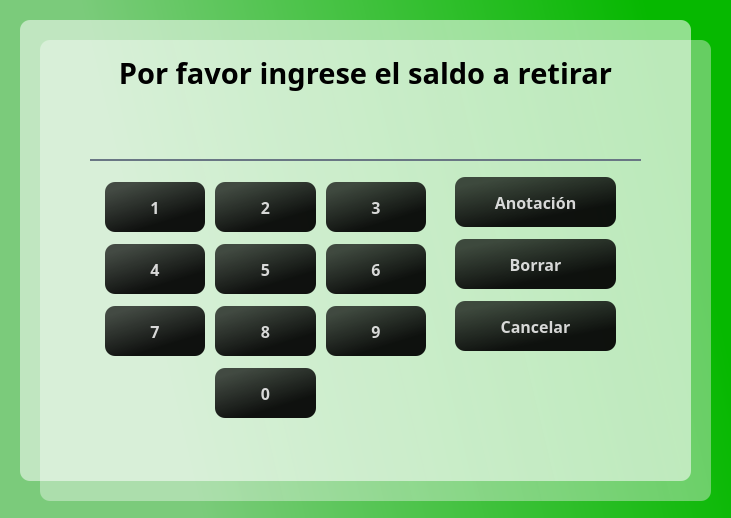
<?xml version="1.0" encoding="UTF-8"?>
<ui version="4.0">
 <class>Dialog</class>
 <widget class="QDialog" name="Dialog">
  <property name="geometry">
   <rect>
    <x>0</x>
    <y>0</y>
    <width>731</width>
    <height>518</height>
   </rect>
  </property>
  <property name="windowTitle">
   <string>Dialog</string>
  </property>
  <property name="modal">
   <bool>true</bool>
  </property>
  <widget class="QWidget" name="gridLayoutWidget">
   <property name="geometry">
    <rect>
     <x>100</x>
     <y>170</y>
     <width>331</width>
     <height>261</height>
    </rect>
   </property>
   <layout class="QGridLayout" name="gridLayout">
    <property name="leftMargin">
     <number>5</number>
    </property>
    <property name="topMargin">
     <number>0</number>
    </property>
    <property name="rightMargin">
     <number>5</number>
    </property>
    <property name="bottomMargin">
     <number>0</number>
    </property>
    <property name="horizontalSpacing">
     <number>10</number>
    </property>
    <property name="verticalSpacing">
     <number>0</number>
    </property>
    <item row="0" column="2">
     <widget class="QPushButton" name="btn3">
      <property name="maximumSize">
       <size>
        <width>200</width>
        <height>50</height>
       </size>
      </property>
      <property name="font">
       <font>
        <family>Candara</family>
        <pointsize>12</pointsize>
        <weight>75</weight>
        <bold>true</bold>
       </font>
      </property>
      <property name="styleSheet">
       <string notr="true">QPushButton#btn3{
	background-color: qlineargradient(spread:pad, x1:0.015, y1:0.00568182, x2:0.626, y2:1, stop:0.144279 rgba(0, 0, 0, 176), stop:0.835821 rgba(0, 0, 0, 237));
	
	color: rgba(255, 255, 255, 210);
	border-radius: 10px;
}

QPushButton#btn3:hover{
	background-color: qlineargradient(spread:pad, x1:1, y1:0.363, x2:0, y2:0.528864, stop:0.0696517 rgba(8, 220, 0, 255), stop:0.810945 rgba(136, 224, 136, 255));
}

QPushButton#btn3:pressed{
	padding-left: 5px;
	padding-top: 5px;
	background-color: rgba(105, 118, 132, 200);
}</string>
      </property>
      <property name="text">
       <string>3</string>
      </property>
     </widget>
    </item>
    <item row="4" column="2">
     <widget class="QPushButton" name="btn9">
      <property name="maximumSize">
       <size>
        <width>200</width>
        <height>50</height>
       </size>
      </property>
      <property name="font">
       <font>
        <family>Candara</family>
        <pointsize>12</pointsize>
        <weight>75</weight>
        <bold>true</bold>
       </font>
      </property>
      <property name="styleSheet">
       <string notr="true">QPushButton#btn9{
	background-color: qlineargradient(spread:pad, x1:0.015, y1:0.00568182, x2:0.626, y2:1, stop:0.144279 rgba(0, 0, 0, 176), stop:0.835821 rgba(0, 0, 0, 237));
	
	color: rgba(255, 255, 255, 210);
	border-radius: 10px;
}

QPushButton#btn9:hover{
	background-color: qlineargradient(spread:pad, x1:1, y1:0.363, x2:0, y2:0.528864, stop:0.0696517 rgba(8, 220, 0, 255), stop:0.810945 rgba(136, 224, 136, 255));
}

QPushButton#btn9:pressed{
	padding-left: 5px;
	padding-top: 5px;
	background-color: rgba(105, 118, 132, 200);
}</string>
      </property>
      <property name="text">
       <string>9</string>
      </property>
     </widget>
    </item>
    <item row="4" column="1">
     <widget class="QPushButton" name="btn8">
      <property name="maximumSize">
       <size>
        <width>200</width>
        <height>50</height>
       </size>
      </property>
      <property name="font">
       <font>
        <family>Candara</family>
        <pointsize>12</pointsize>
        <weight>75</weight>
        <bold>true</bold>
       </font>
      </property>
      <property name="styleSheet">
       <string notr="true">QPushButton#btn8{
	background-color: qlineargradient(spread:pad, x1:0.015, y1:0.00568182, x2:0.626, y2:1, stop:0.144279 rgba(0, 0, 0, 176), stop:0.835821 rgba(0, 0, 0, 237));
	
	color: rgba(255, 255, 255, 210);
	border-radius: 10px;
}

QPushButton#btn8:hover{
	background-color: qlineargradient(spread:pad, x1:1, y1:0.363, x2:0, y2:0.528864, stop:0.0696517 rgba(8, 220, 0, 255), stop:0.810945 rgba(136, 224, 136, 255));
}

QPushButton#btn8:pressed{
	padding-left: 5px;
	padding-top: 5px;
	background-color: rgba(105, 118, 132, 200);
}</string>
      </property>
      <property name="text">
       <string>8</string>
      </property>
     </widget>
    </item>
    <item row="0" column="0">
     <widget class="QPushButton" name="btn1">
      <property name="maximumSize">
       <size>
        <width>200</width>
        <height>50</height>
       </size>
      </property>
      <property name="font">
       <font>
        <family>Candara</family>
        <pointsize>12</pointsize>
        <weight>75</weight>
        <bold>true</bold>
       </font>
      </property>
      <property name="styleSheet">
       <string notr="true">QPushButton#btn1{
	background-color: qlineargradient(spread:pad, x1:0.015, y1:0.00568182, x2:0.626, y2:1, stop:0.144279 rgba(0, 0, 0, 176), stop:0.835821 rgba(0, 0, 0, 237));
	
	color: rgba(255, 255, 255, 210);
	border-radius: 10px;
}

QPushButton#btn1:hover{
	background-color: qlineargradient(spread:pad, x1:1, y1:0.363, x2:0, y2:0.528864, stop:0.0696517 rgba(8, 220, 0, 255), stop:0.810945 rgba(136, 224, 136, 255));
}

QPushButton#btn1:pressed{
	padding-left: 5px;
	padding-top: 5px;
	background-color: rgba(105, 118, 132, 200);
}</string>
      </property>
      <property name="text">
       <string>1</string>
      </property>
     </widget>
    </item>
    <item row="4" column="0">
     <widget class="QPushButton" name="btn7">
      <property name="maximumSize">
       <size>
        <width>200</width>
        <height>50</height>
       </size>
      </property>
      <property name="font">
       <font>
        <family>Candara</family>
        <pointsize>12</pointsize>
        <weight>75</weight>
        <bold>true</bold>
       </font>
      </property>
      <property name="styleSheet">
       <string notr="true">QPushButton#btn7{
	background-color: qlineargradient(spread:pad, x1:0.015, y1:0.00568182, x2:0.626, y2:1, stop:0.144279 rgba(0, 0, 0, 176), stop:0.835821 rgba(0, 0, 0, 237));
	
	color: rgba(255, 255, 255, 210);
	border-radius: 10px;
}

QPushButton#btn7:hover{
	background-color: qlineargradient(spread:pad, x1:1, y1:0.363, x2:0, y2:0.528864, stop:0.0696517 rgba(8, 220, 0, 255), stop:0.810945 rgba(136, 224, 136, 255));
}

QPushButton#btn7:pressed{
	padding-left: 5px;
	padding-top: 5px;
	background-color: rgba(105, 118, 132, 200);
}</string>
      </property>
      <property name="text">
       <string>7</string>
      </property>
     </widget>
    </item>
    <item row="0" column="1">
     <widget class="QPushButton" name="btn2">
      <property name="maximumSize">
       <size>
        <width>200</width>
        <height>50</height>
       </size>
      </property>
      <property name="font">
       <font>
        <family>Candara</family>
        <pointsize>12</pointsize>
        <weight>75</weight>
        <bold>true</bold>
       </font>
      </property>
      <property name="styleSheet">
       <string notr="true">QPushButton#btn2{
	background-color: qlineargradient(spread:pad, x1:0.015, y1:0.00568182, x2:0.626, y2:1, stop:0.144279 rgba(0, 0, 0, 176), stop:0.835821 rgba(0, 0, 0, 237));
	
	color: rgba(255, 255, 255, 210);
	border-radius: 10px;
}

QPushButton#btn2:hover{
	background-color: qlineargradient(spread:pad, x1:1, y1:0.363, x2:0, y2:0.528864, stop:0.0696517 rgba(8, 220, 0, 255), stop:0.810945 rgba(136, 224, 136, 255));
}

QPushButton#btn2:pressed{
	padding-left: 5px;
	padding-top: 5px;
	background-color: rgba(105, 118, 132, 200);
}</string>
      </property>
      <property name="text">
       <string>2</string>
      </property>
     </widget>
    </item>
    <item row="3" column="1">
     <widget class="QPushButton" name="btn5">
      <property name="maximumSize">
       <size>
        <width>200</width>
        <height>50</height>
       </size>
      </property>
      <property name="font">
       <font>
        <family>Candara</family>
        <pointsize>12</pointsize>
        <weight>75</weight>
        <bold>true</bold>
       </font>
      </property>
      <property name="styleSheet">
       <string notr="true">QPushButton#btn5{
	background-color: qlineargradient(spread:pad, x1:0.015, y1:0.00568182, x2:0.626, y2:1, stop:0.144279 rgba(0, 0, 0, 176), stop:0.835821 rgba(0, 0, 0, 237));
	
	color: rgba(255, 255, 255, 210);
	border-radius: 10px;
}

QPushButton#btn5:hover{
	background-color: qlineargradient(spread:pad, x1:1, y1:0.363, x2:0, y2:0.528864, stop:0.0696517 rgba(8, 220, 0, 255), stop:0.810945 rgba(136, 224, 136, 255));
}

QPushButton#btn5:pressed{
	padding-left: 5px;
	padding-top: 5px;
	background-color: rgba(105, 118, 132, 200);
}</string>
      </property>
      <property name="text">
       <string>5</string>
      </property>
     </widget>
    </item>
    <item row="5" column="1">
     <widget class="QPushButton" name="btn0">
      <property name="maximumSize">
       <size>
        <width>200</width>
        <height>50</height>
       </size>
      </property>
      <property name="font">
       <font>
        <family>Candara</family>
        <pointsize>12</pointsize>
        <weight>75</weight>
        <bold>true</bold>
       </font>
      </property>
      <property name="styleSheet">
       <string notr="true">QPushButton#btn0{
	background-color: qlineargradient(spread:pad, x1:0.015, y1:0.00568182, x2:0.626, y2:1, stop:0.144279 rgba(0, 0, 0, 176), stop:0.835821 rgba(0, 0, 0, 237));
	
	color: rgba(255, 255, 255, 210);
	border-radius: 10px;
}

QPushButton#btn0:hover{
	background-color: qlineargradient(spread:pad, x1:1, y1:0.363, x2:0, y2:0.528864, stop:0.0696517 rgba(8, 220, 0, 255), stop:0.810945 rgba(136, 224, 136, 255));
}

QPushButton#btn0:pressed{
	padding-left: 5px;
	padding-top: 5px;
	background-color: rgba(105, 118, 132, 200);
}</string>
      </property>
      <property name="text">
       <string>0</string>
      </property>
     </widget>
    </item>
    <item row="3" column="2">
     <widget class="QPushButton" name="btn6">
      <property name="maximumSize">
       <size>
        <width>200</width>
        <height>50</height>
       </size>
      </property>
      <property name="font">
       <font>
        <family>Candara</family>
        <pointsize>12</pointsize>
        <weight>75</weight>
        <bold>true</bold>
       </font>
      </property>
      <property name="styleSheet">
       <string notr="true">QPushButton#btn6{
	background-color: qlineargradient(spread:pad, x1:0.015, y1:0.00568182, x2:0.626, y2:1, stop:0.144279 rgba(0, 0, 0, 176), stop:0.835821 rgba(0, 0, 0, 237));
	
	color: rgba(255, 255, 255, 210);
	border-radius: 10px;
}

QPushButton#btn6:hover{
	background-color: qlineargradient(spread:pad, x1:1, y1:0.363, x2:0, y2:0.528864, stop:0.0696517 rgba(8, 220, 0, 255), stop:0.810945 rgba(136, 224, 136, 255));
}

QPushButton#btn6:pressed{
	padding-left: 5px;
	padding-top: 5px;
	background-color: rgba(105, 118, 132, 200);
}</string>
      </property>
      <property name="text">
       <string>6</string>
      </property>
     </widget>
    </item>
    <item row="3" column="0">
     <widget class="QPushButton" name="btn4">
      <property name="maximumSize">
       <size>
        <width>200</width>
        <height>50</height>
       </size>
      </property>
      <property name="font">
       <font>
        <family>Candara</family>
        <pointsize>12</pointsize>
        <weight>75</weight>
        <bold>true</bold>
       </font>
      </property>
      <property name="styleSheet">
       <string notr="true">QPushButton#btn4{
	background-color: qlineargradient(spread:pad, x1:0.015, y1:0.00568182, x2:0.626, y2:1, stop:0.144279 rgba(0, 0, 0, 176), stop:0.835821 rgba(0, 0, 0, 237));
	
	color: rgba(255, 255, 255, 210);
	border-radius: 10px;
}

QPushButton#btn4:hover{
	background-color: qlineargradient(spread:pad, x1:1, y1:0.363, x2:0, y2:0.528864, stop:0.0696517 rgba(8, 220, 0, 255), stop:0.810945 rgba(136, 224, 136, 255));
}

QPushButton#btn4:pressed{
	padding-left: 5px;
	padding-top: 5px;
	background-color: rgba(105, 118, 132, 200);
}</string>
      </property>
      <property name="text">
       <string>4</string>
      </property>
     </widget>
    </item>
   </layout>
  </widget>
  <widget class="QLineEdit" name="txtMonto">
   <property name="geometry">
    <rect>
     <x>90</x>
     <y>120</y>
     <width>551</width>
     <height>41</height>
    </rect>
   </property>
   <property name="font">
    <font>
     <family>Candara</family>
     <pointsize>18</pointsize>
     <weight>75</weight>
     <bold>true</bold>
    </font>
   </property>
   <property name="styleSheet">
    <string notr="true">background-color: rgba(0, 0, 0, 0);
border: none;
border-bottom: 2px solid rgba(105, 118, 132, 255);
color: rgb(0, 0, 0);
padding-bottom: 7px;</string>
   </property>
   <property name="text">
    <string/>
   </property>
   <property name="alignment">
    <set>Qt::AlignCenter</set>
   </property>
  </widget>
  <widget class="QWidget" name="layoutWidget">
   <property name="geometry">
    <rect>
     <x>450</x>
     <y>170</y>
     <width>171</width>
     <height>191</height>
    </rect>
   </property>
   <layout class="QVBoxLayout" name="verticalLayout">
    <property name="spacing">
     <number>5</number>
    </property>
    <property name="leftMargin">
     <number>5</number>
    </property>
    <property name="rightMargin">
     <number>5</number>
    </property>
    <item>
     <widget class="QPushButton" name="btnAnotacion">
      <property name="maximumSize">
       <size>
        <width>250</width>
        <height>50</height>
       </size>
      </property>
      <property name="font">
       <font>
        <family>Candara</family>
        <pointsize>12</pointsize>
        <weight>75</weight>
        <bold>true</bold>
       </font>
      </property>
      <property name="styleSheet">
       <string notr="true">QPushButton#btnAnotacion{
	background-color: qlineargradient(spread:pad, x1:0.015, y1:0.00568182, x2:0.626, y2:1, stop:0.144279 rgba(0, 0, 0, 176), stop:0.835821 rgba(0, 0, 0, 237));
	
	color: rgba(255, 255, 255, 210);
	border-radius: 10px;
}

QPushButton#btnAnotacion:hover{
	background-color: qlineargradient(spread:pad, x1:1, y1:0.363, x2:0, y2:0.528864, stop:0.0696517 rgba(8, 220, 0, 255), stop:0.810945 rgba(136, 224, 136, 255));
}

QPushButton#btnAnotacion:pressed{
	padding-left: 5px;
	padding-top: 5px;
	background-color: rgba(105, 118, 132, 200);
}</string>
      </property>
      <property name="text">
       <string>Anotación</string>
      </property>
      <property name="autoDefault">
       <bool>true</bool>
      </property>
     </widget>
    </item>
    <item>
     <widget class="QPushButton" name="btnBorrar">
      <property name="maximumSize">
       <size>
        <width>250</width>
        <height>50</height>
       </size>
      </property>
      <property name="font">
       <font>
        <family>Candara</family>
        <pointsize>12</pointsize>
        <weight>75</weight>
        <bold>true</bold>
       </font>
      </property>
      <property name="styleSheet">
       <string notr="true">QPushButton#btnBorrar{
	background-color: qlineargradient(spread:pad, x1:0.015, y1:0.00568182, x2:0.626, y2:1, stop:0.144279 rgba(0, 0, 0, 176), stop:0.835821 rgba(0, 0, 0, 237));
	
	color: rgba(255, 255, 255, 210);
	border-radius: 10px;
}

QPushButton#btnBorrar:hover{
	background-color: qlineargradient(spread:pad, x1:1, y1:0.363, x2:0, y2:0.528864, stop:0.0696517 rgba(255, 37, 37, 255), stop:0.81592 rgba(197, 75, 75, 255));
}

QPushButton#btnBorrar:pressed{
	padding-left: 5px;
	padding-top: 5px;
	background-color: rgba(105, 118, 132, 200);
}</string>
      </property>
      <property name="text">
       <string>Borrar</string>
      </property>
     </widget>
    </item>
    <item>
     <widget class="QPushButton" name="btnCancelar">
      <property name="maximumSize">
       <size>
        <width>250</width>
        <height>50</height>
       </size>
      </property>
      <property name="font">
       <font>
        <family>Candara</family>
        <pointsize>12</pointsize>
        <weight>75</weight>
        <bold>true</bold>
       </font>
      </property>
      <property name="styleSheet">
       <string notr="true">QPushButton#btnCancelar{
	background-color: qlineargradient(spread:pad, x1:0.015, y1:0.00568182, x2:0.626, y2:1, stop:0.144279 rgba(0, 0, 0, 176), stop:0.835821 rgba(0, 0, 0, 237));
	
	color: rgba(255, 255, 255, 210);
	border-radius: 10px;
}

QPushButton#btnCancelar:hover{
	background-color: qlineargradient(spread:pad, x1:1, y1:0.363, x2:0, y2:0.528864, stop:0.0696517 rgba(255, 37, 37, 255), stop:0.81592 rgba(197, 75, 75, 255));
}

QPushButton#btnCancelar:pressed{
	padding-left: 5px;
	padding-top: 5px;
	background-color: rgba(105, 118, 132, 200);
}</string>
      </property>
      <property name="text">
       <string>Cancelar</string>
      </property>
      <property name="autoDefault">
       <bool>true</bool>
      </property>
     </widget>
    </item>
   </layout>
  </widget>
  <widget class="QLabel" name="lblTitle">
   <property name="geometry">
    <rect>
     <x>70</x>
     <y>50</y>
     <width>591</width>
     <height>45</height>
    </rect>
   </property>
   <property name="sizePolicy">
    <sizepolicy hsizetype="Fixed" vsizetype="Fixed">
     <horstretch>0</horstretch>
     <verstretch>0</verstretch>
    </sizepolicy>
   </property>
   <property name="maximumSize">
    <size>
     <width>16777215</width>
     <height>50</height>
    </size>
   </property>
   <property name="font">
    <font>
     <family>Candara</family>
     <pointsize>22</pointsize>
     <weight>75</weight>
     <bold>true</bold>
    </font>
   </property>
   <property name="styleSheet">
    <string notr="true">color: rgb(0, 0, 0);</string>
   </property>
   <property name="text">
    <string>Por favor ingrese el saldo a retirar</string>
   </property>
   <property name="alignment">
    <set>Qt::AlignCenter</set>
   </property>
  </widget>
  <widget class="QLabel" name="label">
   <property name="geometry">
    <rect>
     <x>0</x>
     <y>0</y>
     <width>741</width>
     <height>521</height>
    </rect>
   </property>
   <property name="styleSheet">
    <string notr="true">background-color: qlineargradient(spread:pad, x1:1, y1:0.363, x2:0, y2:0.528864, stop:0.0696517 rgba(6, 184, 0, 255), stop:0.810945 rgba(123, 203, 123, 255));</string>
   </property>
   <property name="text">
    <string/>
   </property>
  </widget>
  <widget class="QLabel" name="label_3">
   <property name="geometry">
    <rect>
     <x>40</x>
     <y>40</y>
     <width>671</width>
     <height>461</height>
    </rect>
   </property>
   <property name="styleSheet">
    <string notr="true">background-color: qlineargradient(spread:pad, x1:1, y1:0.363, x2:0, y2:0.528864, stop:0.0696517 rgba(238, 238, 238, 105), stop:0.81592 rgba(255, 255, 255, 94));
border-radius: 10px;</string>
   </property>
   <property name="text">
    <string/>
   </property>
  </widget>
  <widget class="QLabel" name="label_2">
   <property name="geometry">
    <rect>
     <x>20</x>
     <y>20</y>
     <width>671</width>
     <height>461</height>
    </rect>
   </property>
   <property name="styleSheet">
    <string notr="true">background-color: qlineargradient(spread:pad, x1:1, y1:0.363, x2:0, y2:0.528864, stop:0.0696517 rgba(255, 255, 255, 142), stop:0.810945 rgba(255, 255, 255, 134));
border-radius: 10px;</string>
   </property>
   <property name="text">
    <string/>
   </property>
  </widget>
  <widget class="QLabel" name="lblMessage">
   <property name="geometry">
    <rect>
     <x>70</x>
     <y>430</y>
     <width>591</width>
     <height>45</height>
    </rect>
   </property>
   <property name="sizePolicy">
    <sizepolicy hsizetype="Fixed" vsizetype="Fixed">
     <horstretch>0</horstretch>
     <verstretch>0</verstretch>
    </sizepolicy>
   </property>
   <property name="maximumSize">
    <size>
     <width>16777215</width>
     <height>50</height>
    </size>
   </property>
   <property name="font">
    <font>
     <family>Candara</family>
     <pointsize>12</pointsize>
     <weight>75</weight>
     <bold>true</bold>
    </font>
   </property>
   <property name="styleSheet">
    <string notr="true">color: rgb(0, 0, 0);</string>
   </property>
   <property name="text">
    <string/>
   </property>
   <property name="alignment">
    <set>Qt::AlignCenter</set>
   </property>
  </widget>
  <zorder>label</zorder>
  <zorder>label_3</zorder>
  <zorder>label_2</zorder>
  <zorder>gridLayoutWidget</zorder>
  <zorder>txtMonto</zorder>
  <zorder>layoutWidget</zorder>
  <zorder>lblTitle</zorder>
  <zorder>lblMessage</zorder>
 </widget>
 <resources/>
 <connections/>
</ui>
